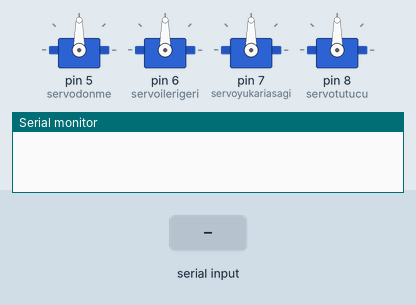
The sketch below on a simulated Arduino Uno, built with avr-gcc and run on an emulated ATmega328P. Shown: 4 × servo, the last lines printed to the serial monitor. The test bench sets the inputs (shaded band).

Above: at 1.2 s.
1.3 s: "yap2" received over Serial
At 6.6 s:
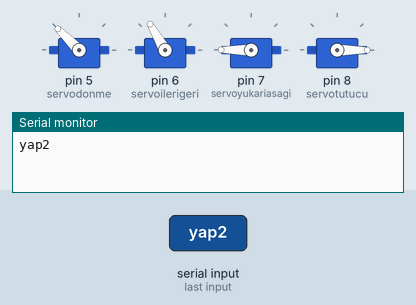
6.9 s: "tut" received over Serial
At 8.3 s:
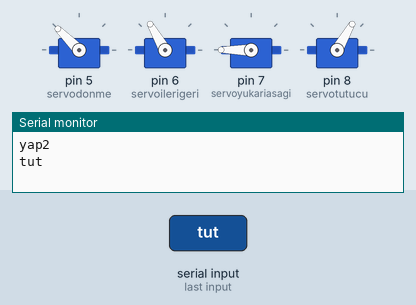
8.9 s: "X,45\n" received over Serial
At 9.3 s:
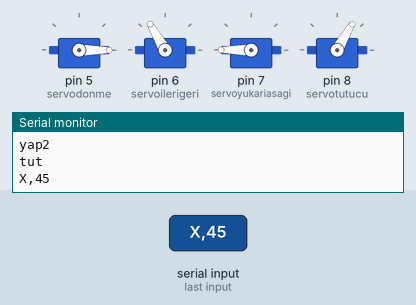
10.4 s: "Y90\n" received over Serial
At 11.6 s:
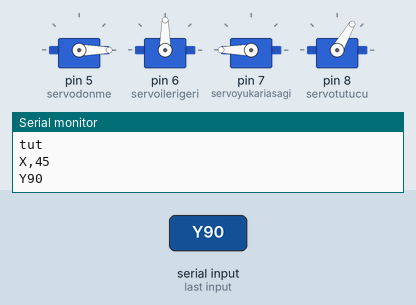
11.9 s: "X90\n" received over Serial
At 12.8 s:
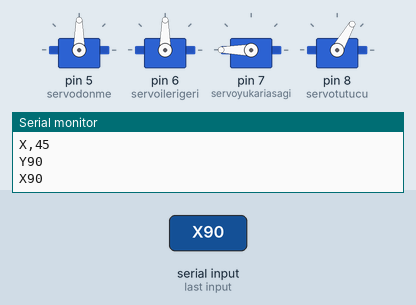
13.4 s: "Y,45\n" received over Serial
At 13.9 s:
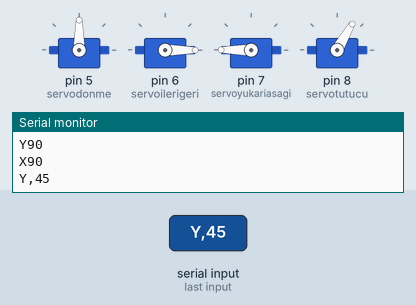
Timing chart, 0 to 15.9 s (numbered marks = the images above; inputs shaded):
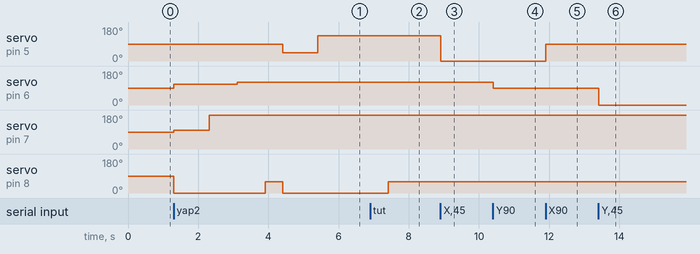

The sketch:

robotkol.ino
```cpp
#include <SoftwareSerial.h>

#include <Servo.h>
Servo servodonme;
Servo servoilerigeri;
Servo servoyukariasagi;
Servo servotutucu;
String veri;

bool tut=false;

void setup() {
  // put your setup code here, to run once:
  servodonme.attach(5);    //dönme
  servoilerigeri.attach(6);    //ileri geri
  servoyukariasagi.attach(7);    //yukarı-aşağı
  servotutucu.attach(8);    //tutucu

  Serial.begin(9600);
}

void loop() {
  // put your main code here, to run repeatedly:
   while(Serial.available()) { //Seri haberleşmeden veri gelmesini bekliyoruz.
    delay(1);
    char c=Serial.read();
    veri+=c;
  }

  //donme(veri);
  Serial.println(veri);

  if(veri=="tut"){
    if(tut==false){
      tutucu(60);
      tut=true;
    }
    else{
      tutucu(0);
      tut=false;
    }
  }
  else if(veri=="sifirla"){
    sifirla();
  }
  else if(veri=="yap1"){
    yap();
  }
  else if(veri=="yap2"){
    yap2();
  }

  String s="";
  int str_len=veri.length()+1;
  char char_array[str_len];
  veri.toCharArray(char_array,str_len);

  if(char_array[0]=='X'){
    for (int i = 1; i < str_len; i++){
      s+=char_array[i];
    }
    int deger=s.toInt();
    donme(deger);
  }


  if(char_array[0]=='Y'){
    for (int i = 1; i < str_len; i++){
      s+=char_array[i];
    }
    int deger=s.toInt();

    ilerigeri(deger);

  }

  if(char_array[0]=='C'){
    for (int i = 1; i < str_len; i++){
      s+=char_array[i];
    }
    int deger=s.toInt();

     yukariasagi(deger);

  }


  veri="";
  s="";
}


void donme(int x){
  //0 180 arası
  servodonme.write(x);

}
void tutucu(int x){
  //0 ile 60 derece arası
  servotutucu.write(x);

}
void ilerigeri(int x){
  //180 derece en ileri
  //110 derece en geri
  servoilerigeri.write(x);

}
void yukariasagi(int x){
  //180 derece en yukarı
  //100 derece en asagı
  servoyukariasagi.write(x);

}
void sifirla(){
  servoilerigeri.write(110);
  servoyukariasagi.write(100);
  servotutucu.write(0);
  servodonme.write(90);
}


void yap2(){
   sifirla();
  delay(1000);
  yukariasagi(180);
  delay(800);
  ilerigeri(120);
  delay(800);
  tutucu(60);
  delay(500);
  tutucu(0);
  donme(45);
  delay(1000);
  donme(135);
  delay(2000);
}

void yap(){

  sifirla();
  delay(5000);

  ilerigeri(180);
  delay(2000);

  yukariasagi(180);
  delay(2000);

  tutucu(0);
  delay(1000);
  tutucu(60);
  delay(1000);
  tutucu(0);
  delay(1000);

  donme(0);
  delay(3000);
  donme(180);
  delay(3000);
}
```

Measured:
- after the input at 1.3 s, servo on pin 5 (servodonme): 90° → 45° after 3.1 s, → 135° 1.0 s later; servo on pin 6 (servoilerigeri): 90° → 110° at once, → 120° 1.8 s later; servo on pin 7 (servoyukariasagi): 90° → 100° at once, → 180° 1.0 s later; servo on pin 8 (servotutucu): 90° → 0° at once, → 60° 2.6 s later, → 0° 0.50 s later
- after the input at 6.9 s, servo on pin 8 (servotutucu): 0° → 60° after 0.51 s
- after the input at 8.9 s, servo on pin 5 (servodonme): 135° → 0° at once
- after the input at 10.4 s, servo on pin 6 (servoilerigeri): 120° → 90° at once
- after the input at 11.9 s, servo on pin 5 (servodonme): 0° → 90° at once
- after the input at 13.4 s, servo on pin 6 (servoilerigeri): 90° → 0° at once
